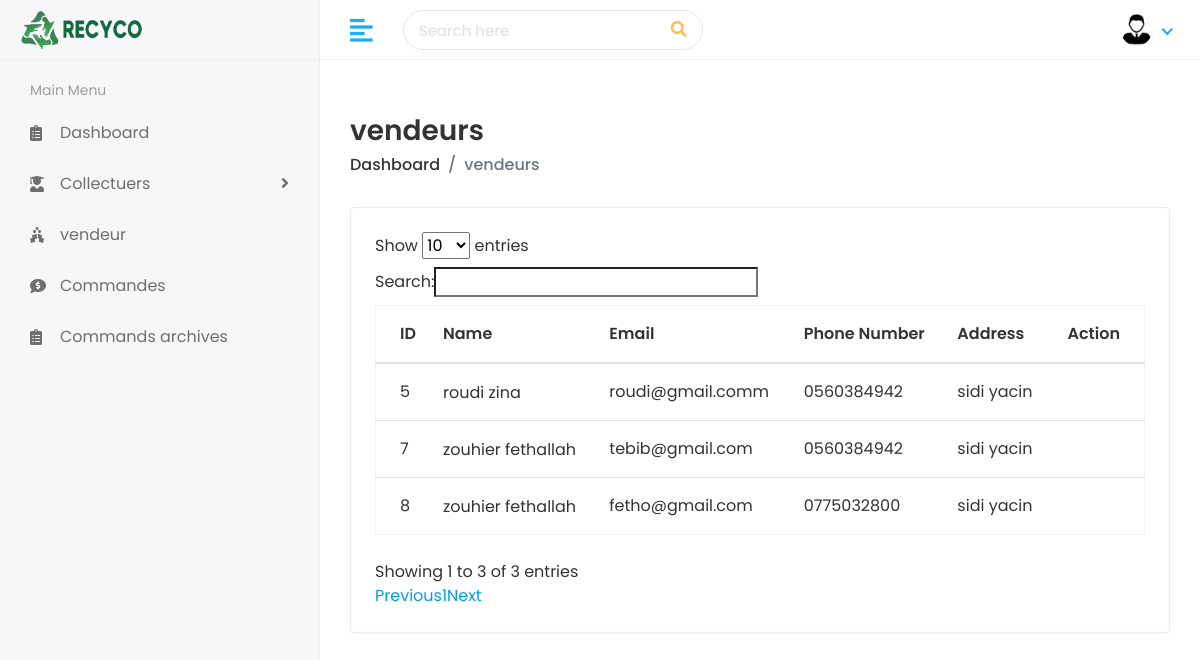
Before: /collecteur/vendeurs/ (signed in) with the older database file.
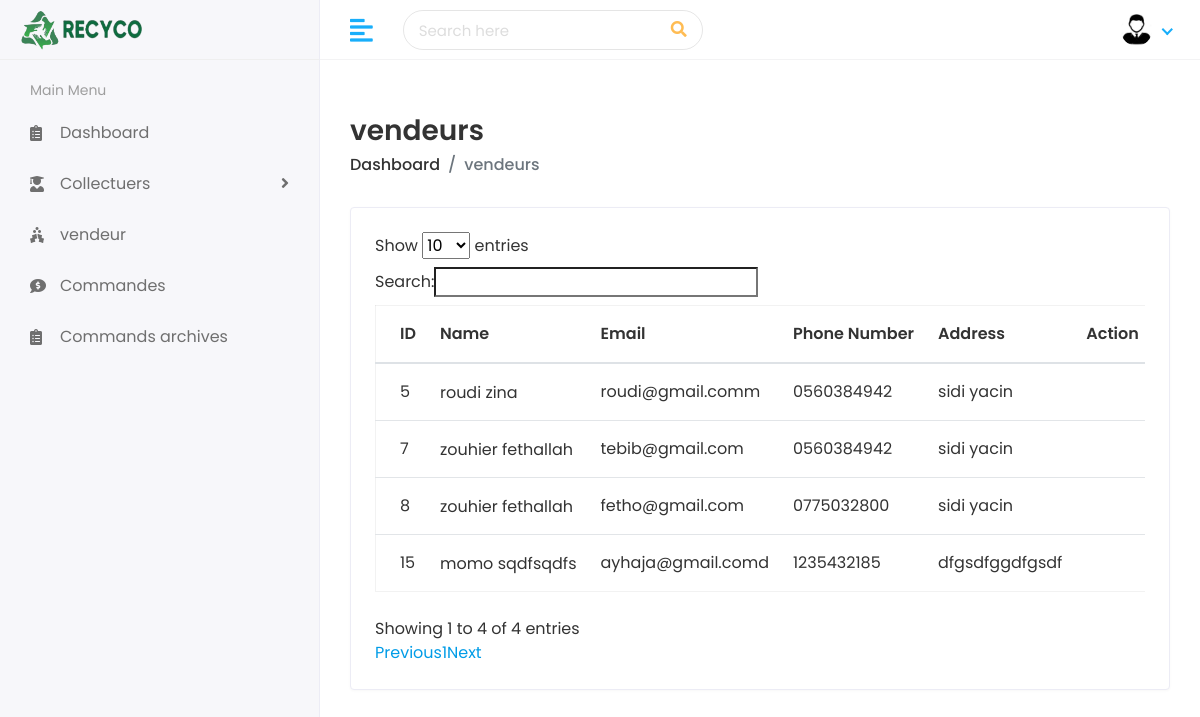
After: the same page with the newer database file.
### users/models.py (models this page shows, shortened)
class User(AbstractUser):
    first_name = models.CharField(max_length=200)
    last_name = models.CharField(max_length=200)
    age = models.PositiveIntegerField(blank = True , null = True)
    email = models.EmailField(unique=True)
    phone =  models.CharField(max_length=200,blank = True , null = True)
    sex = [
        ('Homme', 'Homme'),
        ('Famme', 'Famme'),
    ]
    gender = models.CharField(max_length=100, choices=sex,blank = True , null = True)
    address = models.CharField(max_length=200,blank = True , null = True)
    typeOfUser = [
        ('vendeur', 'vendeur'),
        ('collecteur', 'collecteur'),
    ]
    user_type = models.CharField(max_length=100, choices=typeOfUser,blank = True , null = True)
    vendeur = models.BooleanField(default=False)
    collecteur = models.BooleanField(default=False)
    pic = models.ImageField(upload_to='profile/',null=True,blank=True)

### collecteur/views.py (the view)
# urls.py: path('vendeurs/',vendeurs,name='vendeurs'),
@login_required(login_url="users:login")
def vendeurs(request):
    vendeur = User.objects.filter(vendeur=True)
    context = {
        'vendeur': vendeur
    }
    return render(request, 'collecteur/vendeurs.html', context)

### templates/collecteur/vendeurs.html (shortened to what this page needs)
{% extends "base.html" %}
{% block content %}
<div class="page-header">
  <div class="row align-items-center">
    <div class="col">
      <h3 class="page-title">vendeurs</h3>
      <ul class="breadcrumb">
        <li class="breadcrumb-item">
          <a href="{% url 'collecteur:home' %}">Dashboard</a>
        </li>
        <li class="breadcrumb-item active">vendeurs</li>
      </ul>
    </div>
  </div>
</div>
<div class="row">
  <div class="col-sm-12">
    <div class="card card-table">
      <div class="card-body">
        <div class="table-responsive">
          <table
   id="table_id"
     class="table table-hover table-center mb-0 "
   >
            <thead>
              <tr>
                <th>ID</th>
                <th>Name</th>
                <th>Email</th>
                <th>Phone Number</th>
                <th>Address</th>
                <th class="text-right">Action</th>
              </tr>
            </thead>
            <tbody>
                {% for persone in vendeur %}
              <tr>
                <td>{{persone.id}}</td>
                <td>
                  <h2>
                    <a>{{persone.first_name}} {{persone.last_name}}</a>
                  </h2>
                </td>
                <td>{{persone.email}}</td>
                <td>{{persone.phone}}</td>
                <td>{{persone.address}}</td>
                <td class="text-right">
                </td>
              </tr>
              {% endfor %}
            </tbody>
          </table>
        </div>
      </div>
    </div>
  </div>
</div>
{% endblock content %}

Changed rows visible on the page:
added User: id "15", first_name "momo", last_name "sqdfsqdfs", email "ayhaja@gmail.comd", phone "1235432185", address "dfgsdfggdfgsdf"
Other visible differences:
text written by a page script: "Show entries Search: Showing 1 to 3 of 3 entries Previous 1 Next" → "Show entries Search: Showing 1 to 4 of 4 entries Previous 1 Next"
